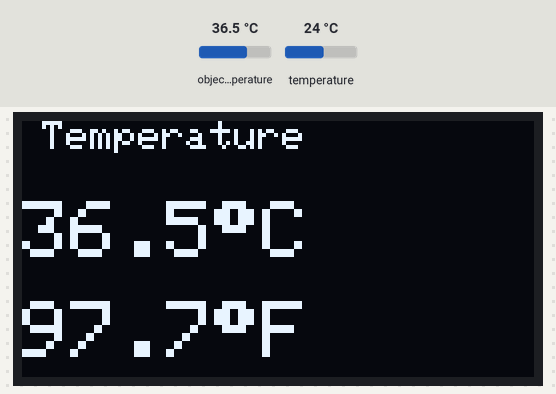
A sketch run on a simulated ESP8266 (NodeMCU). On the bench: 128×64 one-colour display. The inputs (shaded band) are chosen by the test bench; at power-on: object temperature 36.5 °C, temperature 24 °C. WiFi joins after 1.5 s; servers stay silent unless stated; what the sketch prints to the serial monitor is not drawn.

Above: at 5.0 s.
5.1 s: object temperature set to 20 °C
At 6.3 s:
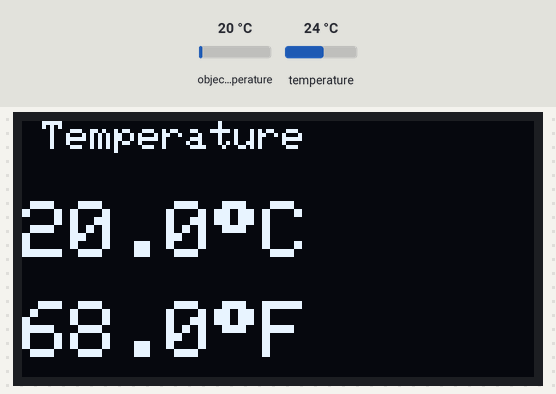
7.4 s: object temperature set to 26 °C
At 8.9 s:
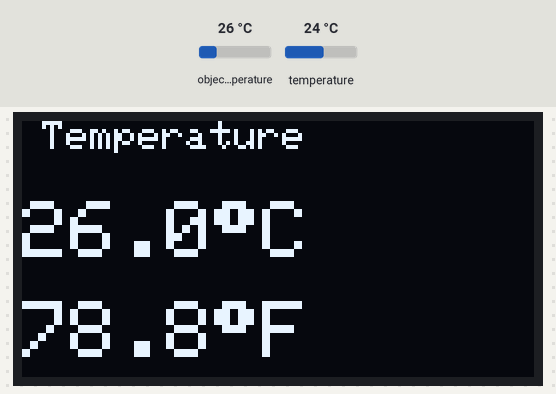
9.4 s: object temperature set to 32 °C
At 10.4 s:
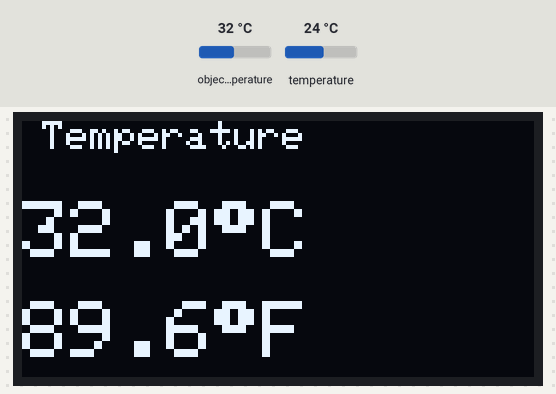
Timing chart, 0 to 12.4 s (numbered marks = the images above; inputs shaded):
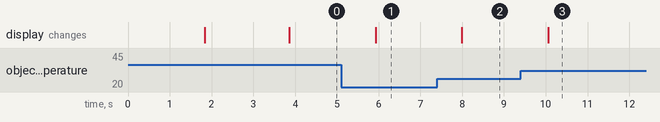

Measured:
- after the input at 5.1 s, the display: changes after 0.83 s (image 1)
- after the input at 7.4 s, the display: changes after 0.59 s (image 2)
- after the input at 9.4 s, the display: changes after 0.65 s (image 3)

The sketch:

ESPOLEDMLX.ino
```cpp
#include <Arduino.h>
#include <Wire.h>
#include <Adafruit_GFX.h>
#include <Adafruit_SSD1306.h>
#include <BlynkSimpleEsp8266.h>
#include <Adafruit_MLX90614.h>

#define BLYNK_TEMPLATE_ID "TMPL2wT4lMKPc"
#define BLYNK_TEMPLATE_NAME "MLX90614 Temperature Sensor"
#define BLYNK_AUTH_TOKEN "en42OI6r8PjcN6hVEwzri1ENa5cpzo1u"

char auth[] = "en42OI6r8PjcN6hVEwzri1ENa5cpzo1u";
char ssid[] = "Your Network ID";
char pass[] = "Your Wifi Password";

#define SDA_PIN 12
#define SCL_PIN 14
#define SCREEN_WIDTH 128 // OLED display width, in pixels
#define SCREEN_HEIGHT 64 // OLED display height, in pixels
#define OLED_RESET    -1

Adafruit_SSD1306 display(SCREEN_WIDTH, SCREEN_HEIGHT, &Wire, OLED_RESET);
Adafruit_MLX90614 mlx;

void setup()
{
  Serial.begin(115200);
  Blynk.begin(BLYNK_AUTH_TOKEN, ssid, pass);

   // Initialize the I2C communication
 Wire.begin(SDA_PIN, SCL_PIN);


  display.begin(SSD1306_SWITCHCAPVCC, 0x3C);
  delay(2000);
  display.clearDisplay();
  display.setTextColor(WHITE);


  if (!mlx.begin(0x5B)) { // Initialize MLX90614 sensor
    display.setTextSize(1);
    display.setCursor(0, 0);
    display.println("MLX90614 Failed");
    display.setCursor(0, 10);
    display.println("Check wiring!");
    display.display();
    while (1); // Stop here if the sensor initialization fails
  }

  Serial.println("Begin ok!");
}

void loop()
{
  Blynk.run();

  // Read temperature values from the sensor
  float ambientTemp = mlx.readAmbientTempC();
  float objectTemp = mlx.readObjectTempC();

  // Print measured data in Celsius and Fahrenheit
  Serial.print("Ambient Celsius: "); Serial.print(ambientTemp); Serial.println(" C");
  Serial.print("Object Celsius: ");  Serial.print(objectTemp);  Serial.println(" C");
  Serial.print("Ambient Fahrenheit: "); Serial.print(ambientTemp * 9 / 5 + 32); Serial.println(" F");
  float ftemp = objectTemp * 9 / 5 + 32;
  Serial.print("Object Fahrenheit: ");  Serial.print(ftemp);  Serial.println(" F");

  // Display temperature on OLED screen
  display.clearDisplay();
  display.setCursor(5, 0);
  display.setTextSize(1);
  display.setTextColor(WHITE);
  display.println("Temperature");
  display.setTextSize(2);
  display.setCursor(0, 20);
  display.print(objectTemp, 1);
  display.print((char)247);
  display.print("C");

  display.setCursor(0, 45);
  display.print(ftemp, 1);
  display.print((char)247);
  display.print("F");

  display.display();

  // Send temperature data to Blynk app
  Blynk.virtualWrite(V2, objectTemp);
  Blynk.virtualWrite(V1, ftemp);

  delay(1000);
}
```
